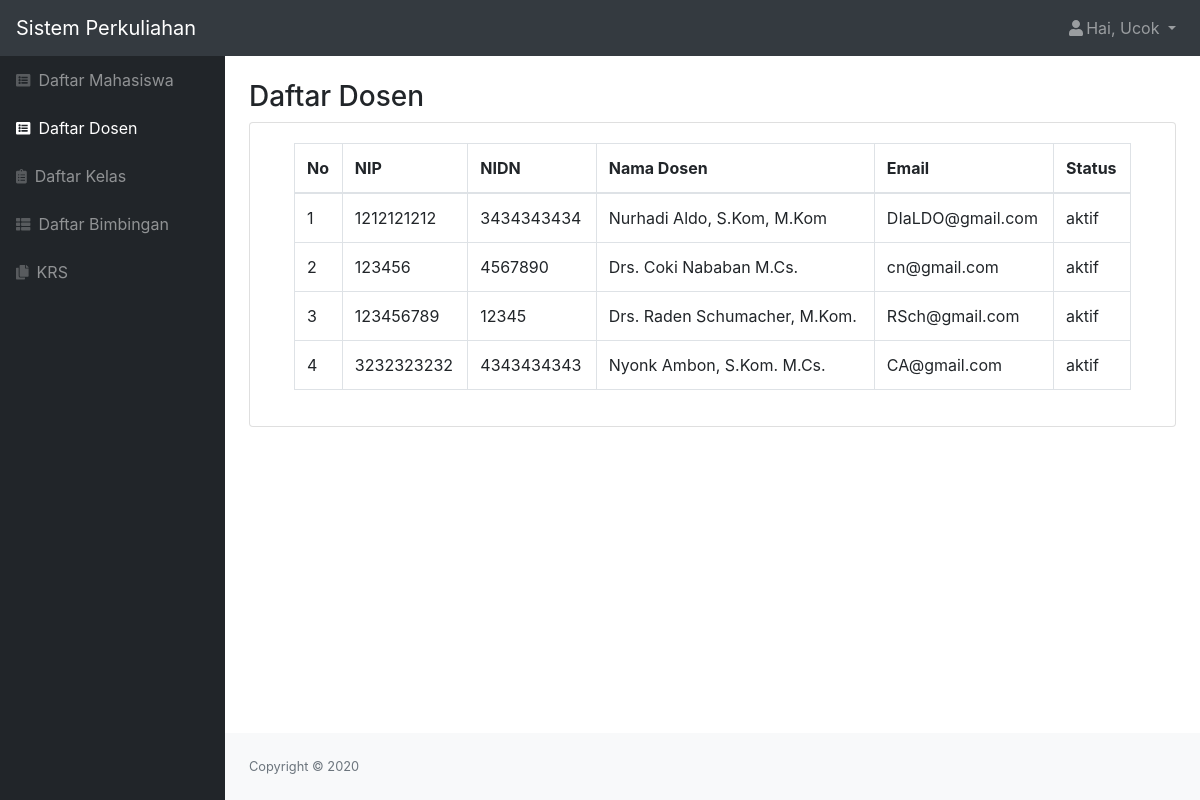
Screenshot of /php/dosen.php (signed in) with the database file from the repository.
### tables this page shows
CREATE TABLE `dosen` (
  `id_dosen` int(11) NOT NULL,
  `role` char(1) NOT NULL,
  `nip` varchar(25) NOT NULL,
  `nidn` char(10) NOT NULL,
  `nama` varchar(50) NOT NULL,
  `email` varchar(50) NOT NULL,
  `alamat` varchar(50) NOT NULL,
  `tanggal_lahir` date NOT NULL,
  `status` varchar(20) NOT NULL,
  `password` varchar(300) NOT NULL
);

### php/dosen.php (the view, shortened to what this page needs)
<?php
    include "function.php";
    $queryDosen = mysqli_query($koneksi, "SELECT * FROM dosen ORDER BY nip asc");
    $nama = $_SESSION['nama'];
    $role = $_SESSION['role'];
?>
<!DOCTYPE html>
<html lang="en">
    <head>
        <link href="../css/styles.css" rel="stylesheet" />
        <link href="https://cdn.datatables.net/1.10.20/css/dataTables.bootstrap4.min.css" rel="stylesheet" />
    </head>
    <body class="sb-nav-fixed">
        <nav class="sb-topnav navbar navbar-expand navbar-dark bg-dark">
            <a class="navbar-brand" href="index.html">Sistem Perkuliahan</a>
            <ul class="navbar-nav ml-auto">
                <li class="nav-item dropdown">
                    <a class="nav-link dropdown-toggle" id="userDropdown" href="#" role="button" data-toggle="dropdown" aria-haspopup="true" aria-expanded="false"><i class="fas fa-user fa-fw"></i>Hai, <?= $nama; ?> </a>
                </li>
            </ul>
        </nav>
        <div id="layoutSidenav">
            <div id="layoutSidenav_nav">
                <nav class="sb-sidenav accordion sb-sidenav-dark" id="sidenavAccordion">
                    <div class="sb-sidenav-menu">
                        <div class="nav">
                            <a class="nav-link" href="mahasiswa.php"
                                ><div class="sb-nav-link-icon"><i class="fas fa-list-alt"></i></div>
                                Daftar Mahasiswa</a
                            >
                            <a class="nav-link active" href="dosen.php"
                                ><div class="sb-nav-link-icon"><i class="fas fa-list-alt"></i></div>
                                Daftar Dosen</a
                            >
                            <a class="nav-link" href="kelas.php"
                                ><div class="sb-nav-link-icon"><i class="fas fa-clipboard-list"></i></div>
                                Daftar Kelas</a
                            >
                            <a class="nav-link" href="bimbingan.php"
                                ><div class="sb-nav-link-icon"><i class="fas fa-th-list"></i></div>
                                Daftar Bimbingan</a
                            >
                            <?php if($role == "1") { ?>
                            <a class="nav-link" href="krs.php"
                                ><div class="sb-nav-link-icon"><i class="fas fa-copy"></i></div>
                                KRS</a>
                            <?php } ?>
                        </div>
                    </div>
                </nav>
            </div>
            <div id="layoutSidenav_content">
                <main>
                    <div class="container-fluid">
                        <h3 class="mt-4">Daftar Dosen</h3>
                        <div class="card mb-4">
                            <div class="card-body">
                                <div class="table-responsive">
                                    <div class="container">
                                        <table class="table table-bordered" id="dataTable" width="100%" cellspacing="0">
                                            <thead>
                                                <tr>
                                                    <th>No</th>
                                                    <th>NIP</th>
                                                    <th>NIDN</th>
                                                    <th>Nama Dosen</th>
                                                    <th>Email</th>
                                                    <th>Status</th>
                                                </tr>
                                            </thead>
                                            <?php $i=1;
                                            foreach ($queryDosen as $data) : ?>
                                                <tr>
                                                    <td><?= $i++; ?></td>
                                                    <td><?= $data['nip']; ?></td>
                                                    <td><?= $data['nidn']; ?></td>
                                                    <td><?= $data['nama']; ?></td>
                                                    <td><?= $data['email']; ?></td>
                                                    <td><?= $data['status']; ?></td>
                                                </tr>
                                                    <?php endforeach; ?>
                                        </table>
                                    </div>
                                </div>
                            </div>
                        </div>
                    </div>
                </main>
                <?php include "footer.php" ?>
            </div>
        </div>
    </body>
</html>

### rows the page displays
dosen: nip "1212121212", nidn "3434343434", nama "Nurhadi Aldo, S.Kom, M.Kom", email "DIaLDO@gmail.com", status "aktif"
dosen: nip "123456", nidn "4567890", nama "Drs. Coki Nababan M.Cs.", email "cn@gmail.com", status "aktif"
dosen: nip "123456789", nidn "12345", nama "Drs. Raden Schumacher, M.Kom.", email "RSch@gmail.com", status "aktif"
dosen: nip "3232323232", nidn "4343434343", nama "Nyonk Ambon, S.Kom. M.Cs.", email "CA@gmail.com", status "aktif"

### other values shown
$nama "Ucok"
